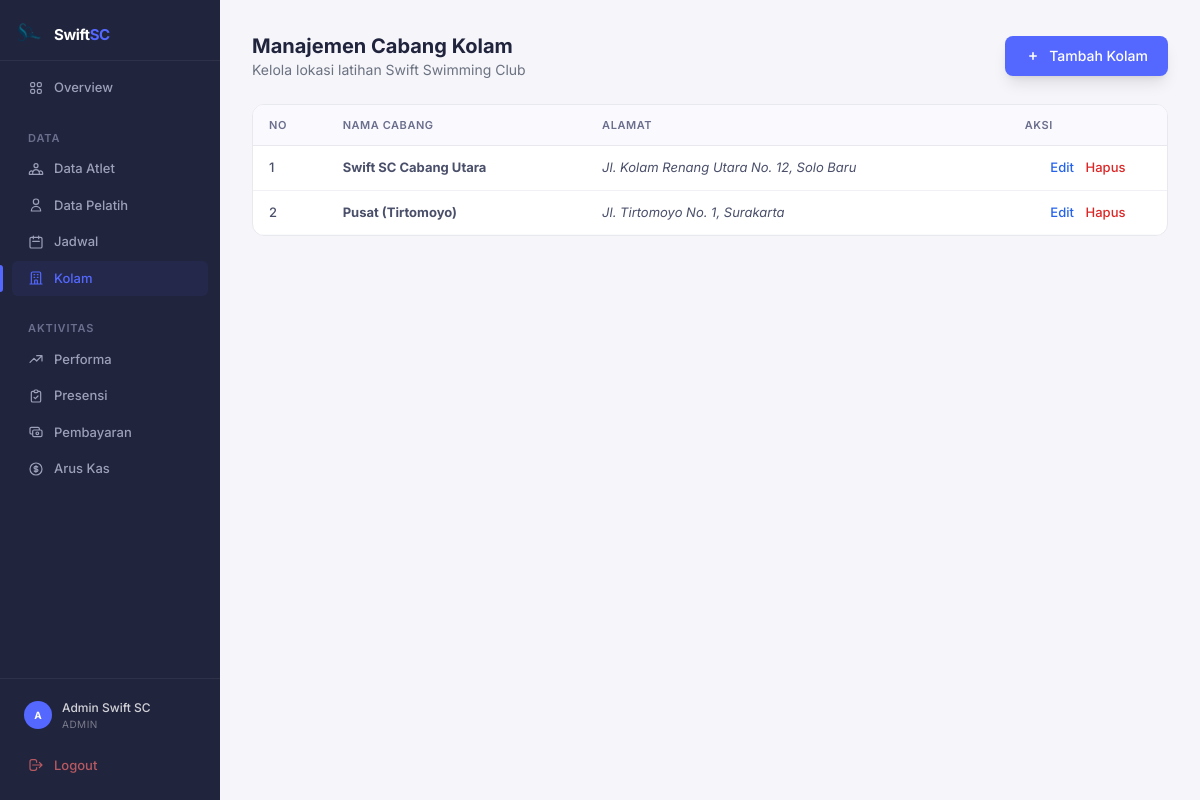
Page /admin/kolam.php (signed in) on the committed database.
### tables this page shows
CREATE TABLE `cabang` (
  `id` int(11) NOT NULL,
  `nama_cabang` varchar(100) NOT NULL,
  `lokasi` text NOT NULL,
  `created_at` timestamp NOT NULL DEFAULT current_timestamp()
);

### admin/kolam.php (the view, shortened to what this page needs)
<?php
include '../includes/header.php';
include '../includes/sidebar.php';
include '../includes/koneksi.php';
?>
<div class="lg:ml-[220px] pt-16 lg:pt-0 min-h-screen">
    <div class="p-4 lg:p-8 page-content">
        <div class="flex items-center justify-between mb-6">
            <div>
                <h1 class="text-xl font-bold text-algolia-navy">Manajemen Cabang Kolam</h1>
                <p class="text-sm text-gray-500">Kelola lokasi latihan Swift Swimming Club</p>
            </div>
            <button data-modal-target="modalTambah" data-modal-toggle="modalTambah" class="text-white bg-algolia-blue hover:bg-algolia-darkblue focus:ring-4 focus:ring-blue-200 font-medium rounded-lg text-sm px-5 py-2.5 flex items-center transition-all shadow-lg">
                <svg class="w-4 h-4 me-2" fill="currentColor" viewBox="0 0 20 20"><path d="M10 5a1 1 0 011 1v3h3a1 1 0 110 2h-3v3a1 1 0 11-2 0v-3H6a1 1 0 110-2h3V6a1 1 0 011-1z"/></svg>
                Tambah Kolam
            </button>
        </div>
        <div class="card overflow-hidden">
            <table class="table-algolia">
                <thead class="text-xs text-gray-500 uppercase bg-gray-50/80">
                    <tr>
                        <th class="px-6 py-4">No</th>
                        <th class="px-6 py-4">Nama Cabang</th>
                        <th class="px-6 py-4">Alamat</th>
                        <th class="px-6 py-4 text-center">Aksi</th>
                    </tr>
                </thead>
                <tbody>
                    <?php
                    $no = 1;
                    $poolsArray = [];
                    $q = mysqli_query($koneksi, "SELECT * FROM cabang ORDER BY id DESC");
                    if($q) {
                        while($row = mysqli_fetch_assoc($q)) {
                            $poolsArray[] = $row;
                        }
                    }
                    foreach($poolsArray as $data) {
                    ?>
                    <tr class="border-b border-gray-50 hover:bg-gray-50/50 transition-colors">
                        <td class="px-6 py-4 font-medium text-gray-900"><?= $no++; ?></td>
                        <td class="px-6 py-4 font-bold text-algolia-blue"><?= htmlspecialchars($data['nama_cabang']); ?></td>
                        <td class="px-6 py-4 italic"><?= htmlspecialchars($data['lokasi']); ?></td>
                        <td class="px-6 py-4 text-center space-x-2">
                            <button data-modal-target="modalEdit<?= $data['id']; ?>" data-modal-toggle="modalEdit<?= $data['id']; ?>" class="font-medium text-blue-600 hover:underline">Edit</button>
                            <a href="hapus_kolam.php?id=<?= $data['id']; ?>" onclick="return confirm('Yakin hapus?')" class="font-medium text-red-600 hover:underline">Hapus</a>
                        </td>
                    </tr>
                    <?php } ?>
                </tbody>
            </table>
        </div>
    </div>
</div>
<?php include '../includes/footer.php'; ?>

### includes/header.php (style rules this page uses)
body { font-family: 'Inter', system-ui, -apple-system, sans-serif; background: #F5F5FA; color: #21243D; }
.card { background: #FFFFFF; border: 1px solid #E8E8EF; border-radius: 12px; }
.table-algolia { width: 100%; border-collapse: collapse; }
.table-algolia thead th { font-size: 11px; font-weight: 600; color: #6B6F8D; text-transform: uppercase; letter-spacing: 0.05em; padding: 12px 16px; border-bottom: 1px solid #E8E8EF; text-align: left; background: #FAFAFE; }
.table-algolia tbody td { font-size: 13px; padding: 12px 16px; border-bottom: 1px solid #F0F0F5; color: #4A4F6A; }
.table-algolia tbody tr:last-child td { border-bottom: none; }
.page-content { animation: fadeUp 0.3s ease-out; }

### rows in the picture
cabang: nama_cabang "Swift SC Cabang Utara", lokasi "Jl. Kolam Renang Utara No. 12, Solo Baru"
cabang: nama_cabang "Pusat (Tirtomoyo)", lokasi "Jl. Tirtomoyo No. 1, Surakarta"

### other values in the picture
substr($nama, 0, 1) "A"
$nama "Admin Swift SC"
$role "ADMIN"
